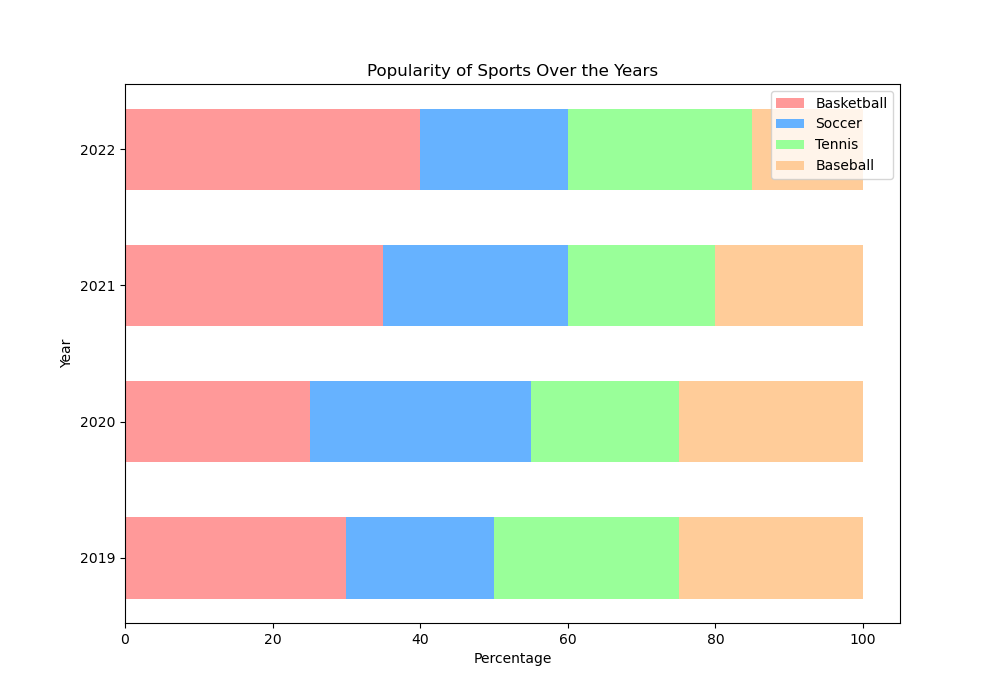

This figure's Python source:

import matplotlib.pyplot as plt
import numpy as np

categories = ['Basketball', 'Soccer', 'Tennis', 'Baseball']
years = ['2019', '2020', '2021', '2022']
data = np.array([[30, 25, 35, 40],
                 [20, 30, 25, 20],
                 [25, 20, 20, 25],
                 [25, 25, 20, 15]])

data_percentage = data / data.sum(axis=0) * 100

fig, ax = plt.subplots(figsize=(10, 7))
bar_width = 0.6
indices = np.arange(len(years))

colors = ['#FF9999', '#66B2FF', '#99FF99', '#FFCC99']

bottoms = np.zeros(len(years))

for i in range(len(categories)):
    ax.barh(indices, data_percentage[i], left=bottoms, height=bar_width, color=colors[i], label=categories[i])
    bottoms += data_percentage[i]

ax.set_xlabel('Percentage')
ax.set_ylabel('Year')
ax.set_title('Popularity of Sports Over the Years')
ax.set_yticks(indices)
ax.set_yticklabels(years)
ax.legend(loc='upper right')

plt.show()
